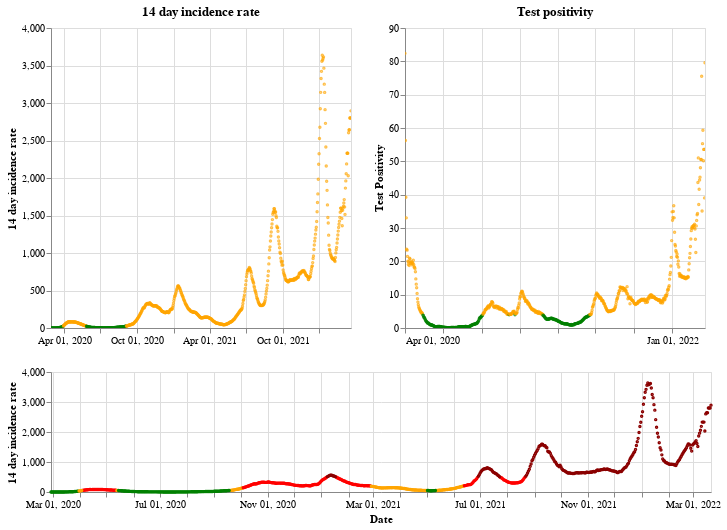

Source (notebook cell):
### Markdown cell above
## Scotland

### Code cell
plot_traffic_light('Scotland')

### Figure 1 — Vega-Lite specification as saved in the notebook (floating-point values rounded to 4 significant figures; data arrays with more than 128 entries replaced by an {"elided": "..."} marker saying what was removed)
{"config": {"view": {"continuousWidth": 400, "continuousHeight": 300}}, "vconcat": [{"hconcat": [{"mark": {"type": "point", "size": 2}, "encoding": {"color": {"condition": {"value": "green", "test": "(datum.twoWeeklyCasesRate <= 25)"}, "value": "orange"}, "tooltip": [{"type": "nominal", "field": "areaName"}, {"type": "temporal", "field": "date"}, {"type": "quantitative", "field": "twoWeeklyCasesRate"}, {"type": "quantitative", "field": "testPositivity"}], "x": {"type": "temporal", "axis": {"title": ""}, "field": "date", "scale": {"domain": {"selection": "DateBrush"}}, "timeUnit": "yearmonthdate"}, "y": {"type": "quantitative", "axis": {"title": "14 day incidence rate"}, "field": "twoWeeklyCasesRate"}}, "title": "14 day incidence rate", "width": 300}, {"mark": {"type": "point", "size": 2}, "encoding": {"color": {"condition": {"value": "green", "test": "(datum.testPositivity <= 4)"}, "value": "orange"}, "tooltip": [{"type": "nominal", "field": "areaName"}, {"type": "temporal", "field": "date"}, {"type": "quantitative", "field": "twoWeeklyCasesRate"}, {"type": "quantitative", "field": "testPositivity"}], "x": {"type": "temporal", "axis": {"title": ""}, "field": "date", "scale": {"domain": {"selection": "DateBrush"}}, "timeUnit": "yearmonthdate"}, "y": {"type": "quantitative", "axis": {"title": "Test Positivity"}, "field": "testPositivity"}}, "title": "Test positivity", "width": 300}]}, {"layer": [{"mark": {"type": "point", "size": 2}, "encoding": {"color": {"condition": {"value": "orange", "test": "(((datum.testPositivity < 4) && (datum.twoWeeklyCasesRate >= 50)) && (datum.twoWeeklyCasesRate < 200))"}, "value": "red"}, "opacity": {"condition": {"value": 1, "test": "((datum.twoWeeklyCasesRate >= 50) && (datum.twoWeeklyCasesRate < 500))"}, "value": 0}, "tooltip": [{"type": "nominal", "field": "areaName"}, {"type": "temporal", "field": "date"}, {"type": "quantitative", "field": "twoWeeklyCasesRate"}, {"type": "quantitative", "field": "testPositivity"}], "x": {"type": "temporal", "axis": {"title": "Date"}, "field": "date", "timeUnit": "yearmonthdate"}, "y": {"type": "quantitative", "axis": {"title": "14 day incidence rate"}, "field": "twoWeeklyCasesRate"}}, "selection": {"DateBrush": {"type": "interval", "encodings": ["x"], "fields": ["Time"]}}}, {"mark": {"type": "point", "size": 2}, "encoding": {"color": {"value": "darkred"}, "opacity": {"condition": {"value": 1, "test": "(datum.twoWeeklyCasesRate >= 500)"}, "value": 0}, "tooltip": [{"type": "nominal", "field": "areaName"}, {"type": "temporal", "field": "date"}, {"type": "quantitative", "field": "twoWeeklyCasesRate"}, {"type": "quantitative", "field": "testPositivity"}], "x": {"type": "temporal", "axis": {"title": "Date"}, "field": "date", "timeUnit": "yearmonthdate"}, "y": {"type": "quantitative", "axis": {"title": "14 day incidence rate"}, "field": "twoWeeklyCasesRate"}}}, {"mark": {"type": "point", "size": 2}, "encoding": {"color": {"condition": {"value": "green", "test": "((datum.testPositivity < 4) && (datum.twoWeeklyCasesRate < 50))"}, "value": "orange"}, "opacity": {"condition": {"value": 1, "test": "(datum.twoWeeklyCasesRate < 50)"}, "value": 0}, "tooltip": [{"type": "nominal", "field": "areaName"}, {"type": "temporal", "field": "date"}, {"type": "quantitative", "field": "twoWeeklyCasesRate"}, {"type": "quantitative", "field": "testPositivity"}], "x": {"type": "temporal", "axis": {"title": "Date"}, "field": "date", "timeUnit": "yearmonthdate"}, "y": {"type": "quantitative", "axis": {"title": "14 day incidence rate"}, "field": "twoWeeklyCasesRate"}}}], "height": 120, "width": 660}], "data": {"name": "data-39994f2db1347f93c6ba30bd98f3e1ac"}, "$schema": "https://vega.github.io/schema/vega-lite/v4.8.1.json", "datasets": {"data-39994f2db1347f93c6ba30bd98f3e1ac": {"elided": "753 records"}}}
